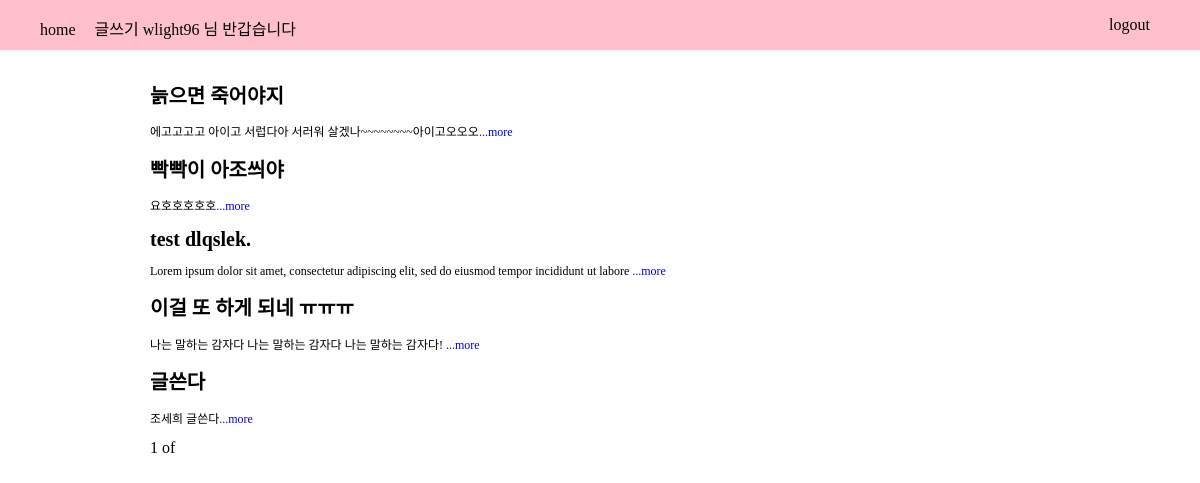
The app's page / (signed in) with its own data.
### blog/models.py (models this page shows, shortened)
class Blog(models.Model):
    title = models.CharField(max_length = 2000)
    pub_dated = models.DateTimeField('data published')
    body = models.TextField()
    def summary(self):
        return self.body[:100]

### blog/views.py (the view)
# urls.py: 2. Add a URL to urlpatterns:  path('', views.home, name='home')
def home(request):
    blogs = Blog.objects
    blog_list = Blog.objects.all()
    paginator = Paginator(blog_list, 5)
    page = request.GET.get('page')
    posts = paginator.get_page(page)
    return render(request, 'home.html', {'blogs':blogs, 'posts':posts})

### blog/templates/home.html (shortened to what this page needs)
{% extends 'base.html' %}
{% block content %}
    {% for blog in posts %}
            <h1 class="main-title">{{blog.title}}</h1>
            <p class="main-summary">{{blog.summary}}<a href="{%url 'detail' blog.id %}">...more</a></p>
    {% endfor%}
    <span>{{posts.number}}</span>
    <span>of</span>
    <br>
    <br>
    <div class="container">
        <div id="map" style="width:500px;height:400px;"></div>
    </div>
    <br>
    <br>
    <br>
{% endblock %}

### myproject/templates/base.html (shortened to what this page needs)
<!DOCTYPE html>
<html lang="en">
{% load static %}
<head>
    <link rel="stylesheet" href="{% static 'css/base.css' %}" type='text/css'>
</head>
<body>
    <nav class = "nav-container">
        <div class = "item-container">
            <ul class = "nav-item-left-container">
                <li class="nav-item margin-right"><a  href="">home</a></li>
                {% if user.is_authenticated %}
                <li class="nav-item" ><a href="">글쓰기</a></li>
                <li class="nav-item">
                    <a class="nav-link disabled" > {{user.username}} 님 반갑습니다</a>
                </li>
            </ul>
            <ul class = "nav-item-right-container">
                <li class="nav-item">
                    <a class="nav-link" href="{% url 'logout'%}">logout</a>
                </li>
                {%else%}
                <li class="nav-item margin-right" ><a href="">signup</a></li>
                <li class="nav-item" ><a href="">login</a></li>
                {%endif%}
            </ul>
        </div>
    </nav>
    <main class="main-container">
        {% block content %}
        {% endblock %}
    </main>
</body>
</html>

### myproject/static/css/base.css (style rules this page uses)
body { margin: 0; padding: 0; }
ul { list-style: none; }
a { text-decoration: none; }
.nav-container { width: 100%; height: 50px; background-color: pink; position: sticky; }
.nav-item-left-container { display: inline; float: left; }
.nav-item-right-container { display: inline; float: right; margin-right: 50px; }
.nav-item { display: inline; }
.margin-right { margin-right: 15px; }
.nav-item a { color: black; }
.main-container { margin: 30px 150px; }
.main-title { font-size : 20px; }
.main-summary { font-size: 12px; }

### records on screen
Blog: title "늙으면 죽어야지", summary "에고고고고 아이고 서럽다아 서러워 살겠나~~~~~~~~아이고오오오"
Blog: title "빡빡이 아조씌야", summary "요호호호호호"
Blog: title "test dlqslek.", summary "Lorem ipsum dolor sit amet, consectetur adipiscing elit, sed do eiusmod tempor incididunt ut labore"
Blog: title "이걸 또 하게 되네 ㅠㅠㅠ", summary "나는 말하는 감자다 나는 말하는 감자다 나는 말하는 감자다!"
Blog: title "글쓴다", summary "조세희 글쓴다"

### other values on screen
{{ user.username }} "wlight96"
{{ posts.number }} "1"
